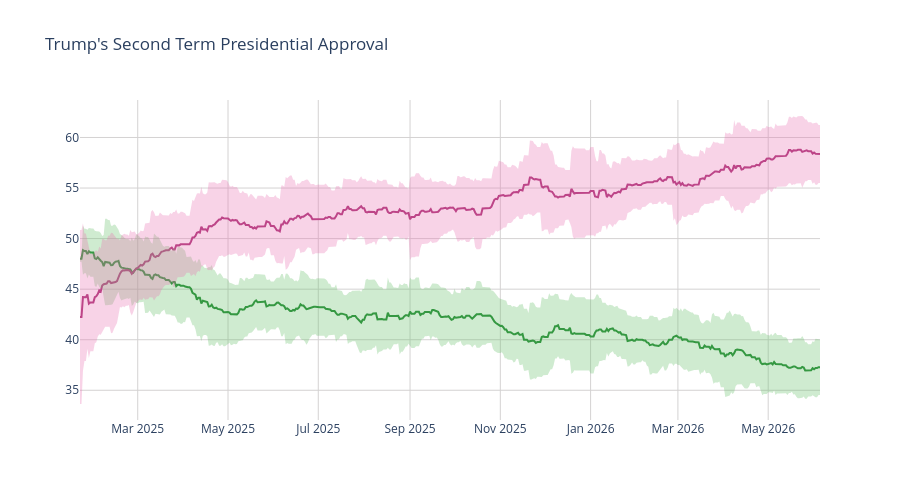

The notebook cell this image was saved under:
### Code cell
disappr_ci_hex = "#e86eaf"
appr_ci_hex = "#60be65"
disappr_ci_rgba = "rgba(232, 110, 175, 0.3)"
appr_ci_rgba = "rgba(96, 190, 101, 0.3)"
grid_col = "#d4d2d2"


# Approve
fig = go.Figure(go.Scatter(
    x=pres['end_date'],
    y=pres['approve'],
    hovertemplate="%{y:.2f}%",
    name="<b>Approve</b>",
    line=dict(color="#228833"),
    showlegend=False
))

# Disapprove
fig.add_trace(go.Scatter(
    x=pres['end_date'],
    y=pres['disapprove'],
    hovertemplate="%{y:.2f}%",
    name="<b>Disapprove</b>",
    line=dict(color="#aa3377"),
    showlegend=False
    )
)

# Approve CI
fig.add_traces([

    # Upper bound
    go.Scatter(
        x=pres['end_date'],
        y=pres['approve_upper_ci'],
        marker=dict(color=appr_ci_hex),
        line=dict(width=0),
        mode='lines',
        showlegend=False,
        hoverinfo="skip"
    ),

    # Lower bound
    go.Scatter(
        x=pres['end_date'],
        y=pres['approve_lower_ci'],
        marker=dict(color=appr_ci_hex),
        line=dict(width=0),
        mode='lines',
        fillcolor=appr_ci_rgba,
        fill="tonexty",
        showlegend=False,
        hoverinfo="skip"
    )
])

# Disapprove CI
fig.add_traces([

    # Upper bound
    go.Scatter(
        x=pres['end_date'],
        y=pres['disapprove_upper_ci'],
        marker=dict(color=disappr_ci_hex),
        line=dict(width=0),
        mode='lines',
        showlegend=False,
        hoverinfo="skip"
    ),

    # Lower bound
    go.Scatter(
        x=pres['end_date'],
        y=pres['disapprove_lower_ci'],
        marker=dict(color=disappr_ci_hex),
        line=dict(width=0),
        mode='lines',
        fillcolor=disappr_ci_rgba,
        fill="tonexty",
        showlegend=False,
        hoverinfo="skip"
    )
])

fig.update_layout(
    title=dict(text="Trump's Second Term Presidential Approval"),
    hovermode="x"
)

fig.update_xaxes(gridcolor=grid_col)
fig.update_yaxes(gridcolor=grid_col)

fig.update_layout(hovermode="x", hoverlabel_align="right", plot_bgcolor="rgba(0, 0, 0, 0)", height=500)
fig.show()

### Figure 1 — Plotly figure (JSON) as saved in the notebook; plotly's stock layout.template omitted (floating-point values rounded to 4 significant figures; data arrays with more than 128 entries replaced by an {"elided": "..."} marker saying what was removed)
{"data": [{"hovertemplate": "%{y:.2f}%", "line": {"color": "#228833"}, "name": "<b>Approve</b>", "showlegend": false, "type": "scatter", "x": {"elided": "501 str values"}, "y": {"elided": "501 float values"}}, {"hovertemplate": "%{y:.2f}%", "line": {"color": "#aa3377"}, "name": "<b>Disapprove</b>", "showlegend": false, "type": "scatter", "x": {"elided": "501 str values"}, "y": {"elided": "501 float values"}}, {"hoverinfo": "skip", "line": {"width": 0}, "marker": {"color": "#60be65"}, "mode": "lines", "showlegend": false, "type": "scatter", "x": {"elided": "501 str values"}, "y": {"elided": "501 float values"}}, {"fill": "tonexty", "fillcolor": "rgba(96, 190, 101, 0.3)", "hoverinfo": "skip", "line": {"width": 0}, "marker": {"color": "#60be65"}, "mode": "lines", "showlegend": false, "type": "scatter", "x": {"elided": "501 str values"}, "y": {"elided": "501 float values"}}, {"hoverinfo": "skip", "line": {"width": 0}, "marker": {"color": "#e86eaf"}, "mode": "lines", "showlegend": false, "type": "scatter", "x": {"elided": "501 str values"}, "y": {"elided": "501 float values"}}, {"fill": "tonexty", "fillcolor": "rgba(232, 110, 175, 0.3)", "hoverinfo": "skip", "line": {"width": 0}, "marker": {"color": "#e86eaf"}, "mode": "lines", "showlegend": false, "type": "scatter", "x": {"elided": "501 str values"}, "y": {"elided": "501 float values"}}], "layout": {"height": 500, "hoverlabel": {"align": "right"}, "hovermode": "x", "plot_bgcolor": "rgba(0, 0, 0, 0)", "title": {"text": "Trump's Second Term Presidential Approval"}, "xaxis": {"gridcolor": "#d4d2d2"}, "yaxis": {"gridcolor": "#d4d2d2"}}}
